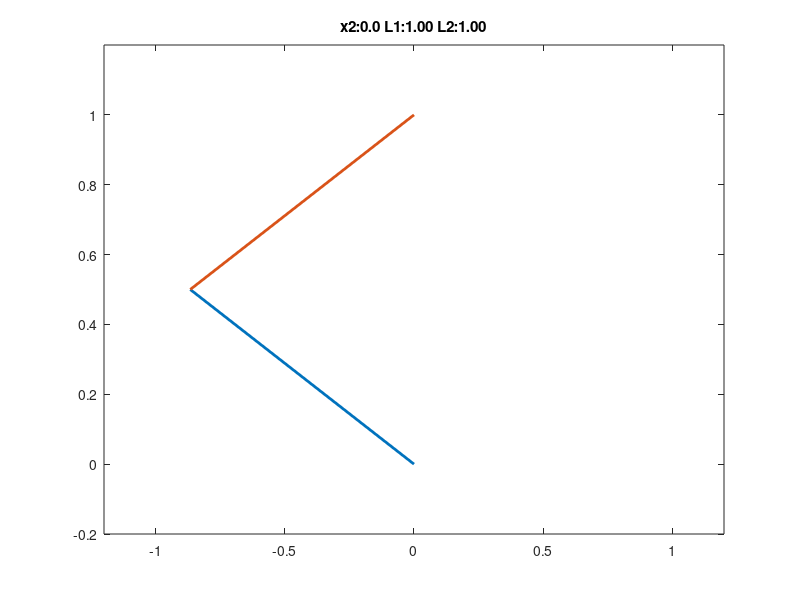

Write MATLAB code to recreate this figure.
close all;
clear;
format compact;

cols = [];

for x2 = linspace(0.3,0,3)
    y2 = 1;
    for L1=linspace(0.3,1,5)
        for L2=linspace(0.3,1,5)
            try
                cosa = (-(x2^2+y2^2)+L1^2+L2^2)/(2*L1*L2);
                alpha = -atan2(sqrt(1-(cosa)^2),cosa);
                theta2 = pi - alpha;
                theta1 = atan2(y2,x2) - atan2(L2*sin(theta2),L1+L2*cos(theta2));
                
                x1 = L1*cos(theta1);
                y1 = L1*sin(theta1);
                
                L1a = sqrt(x1^2+x2^2);
                L2a = sqrt((x2-x1)^2+(y2-y1)^2);
                err1 = abs(L1-L1a);
                err2 = abs(L2-L2a);
                
                px1  = [0,x1];
                py1 = [0,y1];
                px2 = [x1,x2];
                py2 = [y1,y2];
                
                cla;
                plot(px1,py1,'LineWidth',2);
                hold on;
                plot(px2,py2,'LineWidth',2);
                xlim([-1.2,1.2]);
                ylim([-0.2,1.2]);
                
                title(sprintf('x2:%.1f L1:%.2f L2:%.2f',x2,L1,L2));
%                 pause(0.3);
                %                 str=sprintf('x2=%.2f, L1=%.2f, L2=%.2f, theta1=%.2f, theta2=%.2f',...
                %                     x2,L1,L2,theta1*180/pi,2*pi-alpha*180/pi);
                col = [x2,L1,L2,theta1*180/pi,2*pi-alpha*180/pi];
                cols = vertcat(cols,col);
            catch
            end
        end
    end    
end
cols

csvwrite('hoge.csv',cols);

